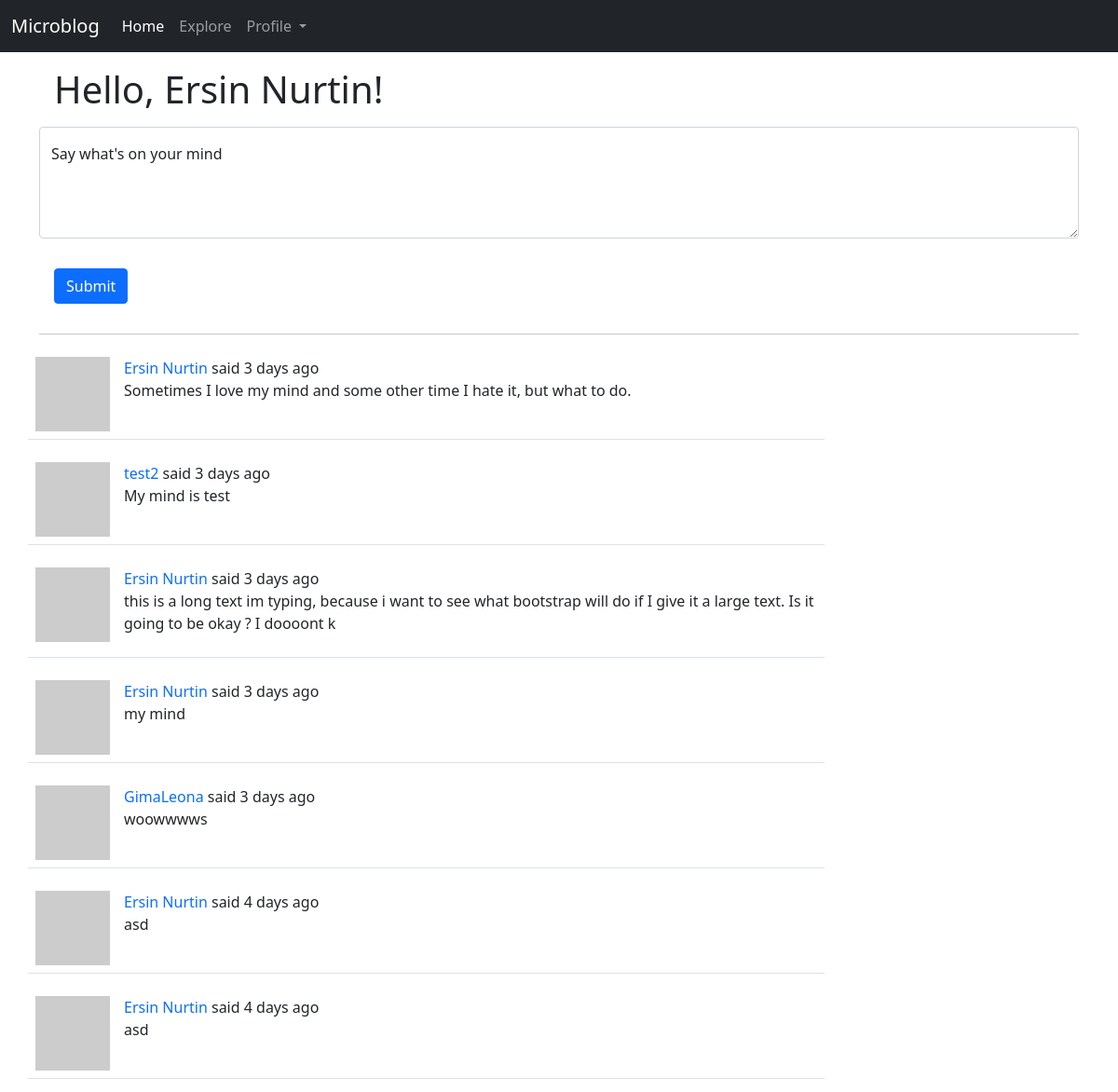
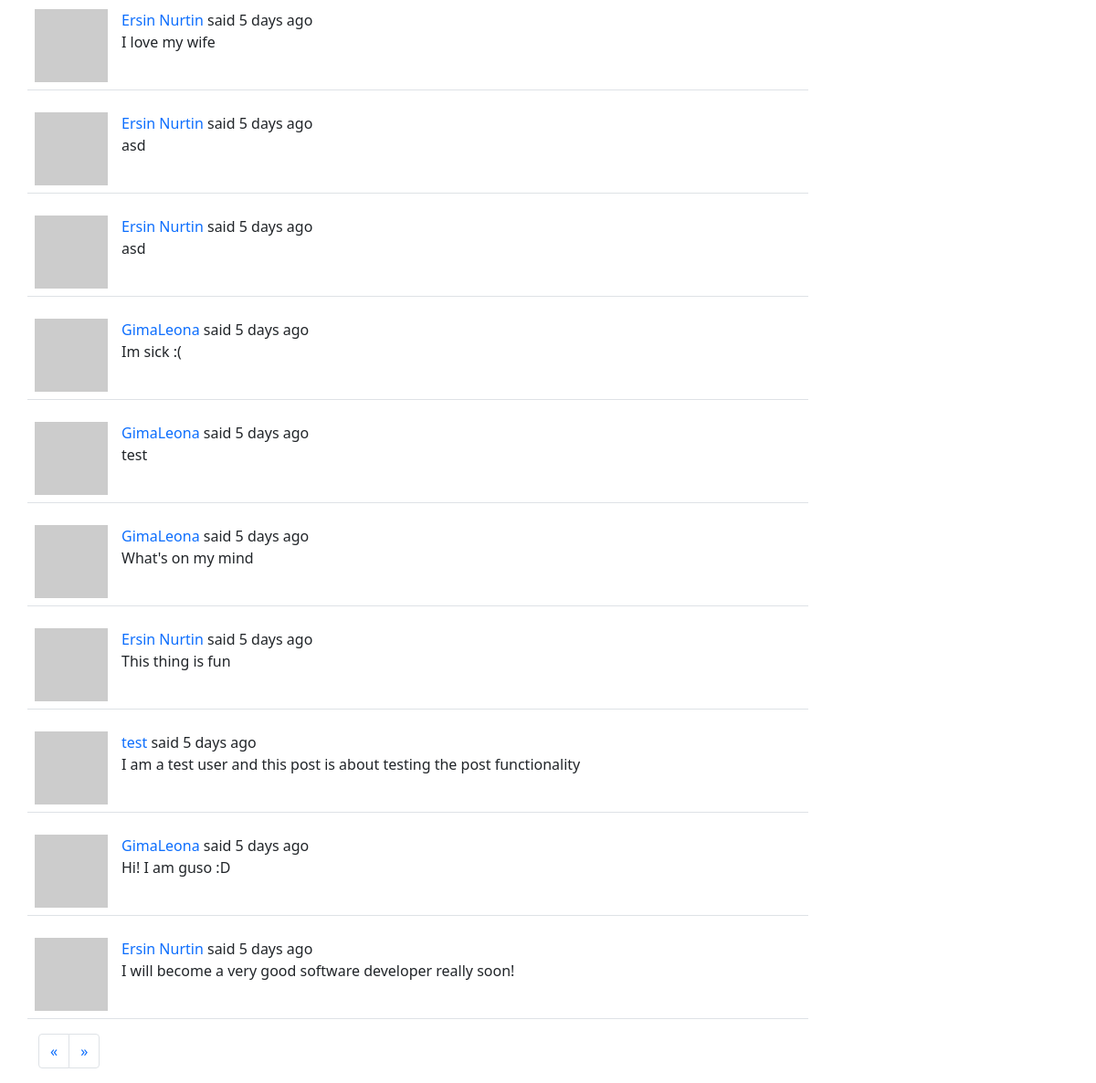
Screenshot of /home (signed in) with the database file from the repository (2 pictures, top to bottom).
### app/models.py (models this page shows, shortened)
class User(UserMixin, db.Model):
	id = db.Column(db.Integer, primary_key=True)
	username = db.Column(db.String(64), index=True, unique=True)
	email = db.Column(db.String(120), index=True, unique=True)
	password_hash = db.Column(db.String(128))
	about_me = db.Column(db.String(140))
	last_seen = db.Column(db.DateTime, default=datetime.utcnow())
	posts = db.relationship('Post', backref='author', lazy='dynamic')
	followed = db.relationship(
		'User', secondary=followers,
		primaryjoin=(followers.c.follower_id == id),
		secondaryjoin=(followers.c.followed_id == id),
		backref=db.backref('followers', lazy='dynamic'), lazy='dynamic')
	def avatar(self, size):
		digest = md5(self.email.lower().encode('utf-8')).hexdigest()
		return f"https://www.gravatar.com/avatar/{digest}?d=identicon&s={size}"
	def followed_posts(self):
		followed = Post.query.join(followers, (followers.c.followed_id == Post.user_id)) \
			.filter(followers.c.follower_id == self.id)
		own = Post.query.filter_by(user_id=self.id)
		return followed.union(own).order_by(Post.timestamp.desc())

class Post(db.Model):
	id = db.Column(db.Integer, primary_key=True)
	body = db.Column(db.String(140))
	timestamp = db.Column(db.DateTime, index=True, default=datetime.utcnow)
	user_id = db.Column(db.Integer, db.ForeignKey('user.id'))

### app/routes.py (the view)
@app.route('/', methods=['GET', 'POST'])
@app.route('/home', methods=['GET', 'POST'])
@login_required
def index():
	form = PostForm()
	if form.validate_on_submit():
		post = Post(body=form.post.data, author=current_user)
		db.session.add(post)
		db.session.commit()
		flash(_("Post is shared successfully!"))
		return redirect(url_for('index'))
	page = request.args.get('page', 1, type=int)
	posts = current_user.followed_posts().paginate(
		page=page, per_page=app.config['POSTS_PER_PAGE'], error_out=False)
	next_url = url_for('index', page=posts.next_num) if posts.has_next else None
	prev_url = url_for('index', page=posts.prev_num) if posts.has_prev else None
	return render_template('index.html', title='Home Page',
	                       posts=posts.items, form=form, next_url=next_url, prev_url=prev_url)

### app/forms.py
class PostForm(FlaskForm):
	post = TextAreaField(_l("Say what's on your mind"), validators=[
		DataRequired(), Length(min=1, max=140)])
	submit = SubmitField(_l('Submit'))

### app/__init__.py (called while the page is built)
def get_locale():
	user = getattr(g, 'user', None)
	if user is not None:
		return user.locale
	return request.accept_languages.best_match(app.config['LANGUAGES'])

### app/models.py (called while the page is built)
@login.user_loader
def load_user(user_id):
	return User.query.get(int(user_id))

### app/routes.py (called while the page is built)
@app.before_request
def before_request():
	if current_user.is_authenticated:
		current_user.last_seen = datetime.utcnow()
		db.session.commit()

@app.before_request
def before_request():
	g.locale = str(get_locale())

### app/templates/index.html (shortened to what this page needs)
{% extends "layout.html" %}
{% block content %}
  <div class="container">
    <h1 class="mb-3 m-3">{{ _('Hello, %(username)s!', username=current_user.username) }}</h1>
    {% if form %}
    <form action="" method="post">
      <div class="form-floating row-cols-sm-3 mb-3">
        {{ form.post(style="height: 120px", class_="form-control", placeholder=form.post.label.text) }}
        <label>{{ form.post.label.text }}</label>
      </div>
      {{ form.submit(class_="btn btn-primary m-3 mb-3") }}
      <hr>
    </form>
    {% endif %}
  </div>
    {% for post in posts %}
        {% include '_post.html' %}
    {% endfor %}
  <div class="container">
    <nav>
      <ul class="pagination">
        <li class="page-item">
          <a class="page-link{% if prev_url %} disabled{% endif %}" href="{{ prev_url or '#' }}" aria-label="Previous">
            <span aria-hidden="true">&laquo;</span>
          </a>
        </li>
        <li class="page-item">
          <a class="page-link" href="{{ next_url or '#' }}" aria-label="Next">
            <span aria-hidden="true">&raquo;</span>
          </a>
        </li>
      </ul>
    </nav>
  </div>
{% endblock content %}

### app/templates/layout.html (shortened to what this page needs)
<!DOCTYPE html>
<html lang="en">
  <head>
      <link href="https://cdn.jsdelivr.net/npm/bootstrap@5.1.3/dist/css/bootstrap.min.css" rel="stylesheet">
  </head>
  <body>
    <nav class="navbar navbar-expand-lg navbar-dark bg-dark">
      <div class="container-fluid">
        <a class="navbar-brand" href="{{ url_for('index') }}">Microblog</a>
        <div class="collapse navbar-collapse" id="navbarSupportedContent">
          <ul class="navbar-nav me-auto mb-2 mb-lg-0">
            <li class="nav-item">
              <a class="nav-link active" aria-current="page" href="{{ url_for('index') }}">{{ _('Home') }}</a>
            </li>
            {% if current_user.is_anonymous %}
            <li class="nav-item">
              <a class="nav-link" href="{{ url_for('explore') }}">{{ _('Explore') }}</a>
            </li>
            <li class="nav-item">
              <a class="nav-link" href="{{ url_for('login') }}">{{ _('Login') }}Login</a>
            </li>
            {% else %}
            <li class="nav-item">
              <a class="nav-link" href="{{ url_for('explore') }}">{{ _('Explore') }}</a>
            </li>
            <li class="nav-item dropdown">
              <a class="nav-link dropdown-toggle" href="{{ url_for('user', username=current_user.username) }}" id="navbarDropdown" role="button" data-bs-toggle="dropdown" aria-expanded="false">
                {{ _('Profile') }}
              </a>
            </li>
            {% endif %}
          </ul>
        </div>
      </div>
    </nav>
    {% block content %} {% endblock content %}
  </body>
</html>

### app/templates/_post.html (shortened to what this page needs)
<div class="container">
    <table class="table table-hover">
      <tr class="row">
        <td class="col-1"><a href="{{ url_for('user', username=post.author.username) }}"><img src=" {{ post.author.avatar(70) }}" alt="user image"/></a>
        <td class="col-8">
          {{ _('%(username)s said %(when)s', username=user_link, when=moment(post.timestamp).fromNow()) }}
          <br>
          <p class="text-body">{{ post.body }}</p>
        </td>
      </tr>
    </table>
</div>

### rows the page displays
Post: body "Sometimes I love my mind and some other time I hate it, but what to do."
Post: body "My mind is test"
Post: body "this is a long text im typing, because i want to see what bootstrap will do if I give it a large text. Is it going to be okay ? I doooont k"
Post: body "my mind"
Post: body "woowwwws"
Post: body "asd"
Post: body "asd"
Post: body "I love my wife"
Post: body "asd"
Post: body "asd"
Post: body "Im sick :("
Post: body "test"
Post: body "What's on my mind"
Post: body "This thing is fun"
Post: body "I am a test user and this post is about testing the post functionality"
Post: body "Hi! I am guso :D"
Post: body "I will become a very good software developer really soon!"
